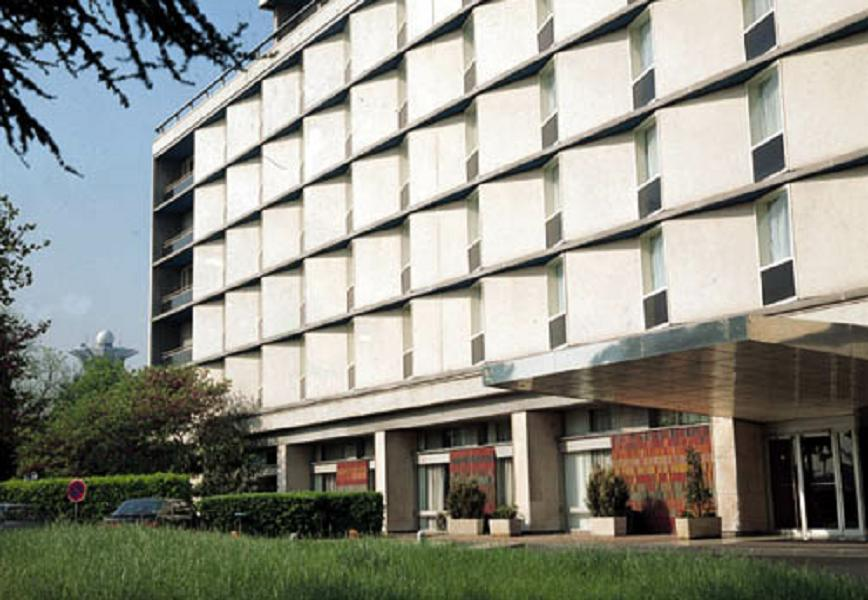
#> input picture hw3/img.jpg, 868 x 600 px
$ python 2.py   (older library calls are emulated)
#> lines starting #> are read from the running program, lines starting #| are printed output that depends on the picture
import numpy as np
import cv2
import matplotlib.pyplot as plt

img = cv2.imread("img.jpg", 0)
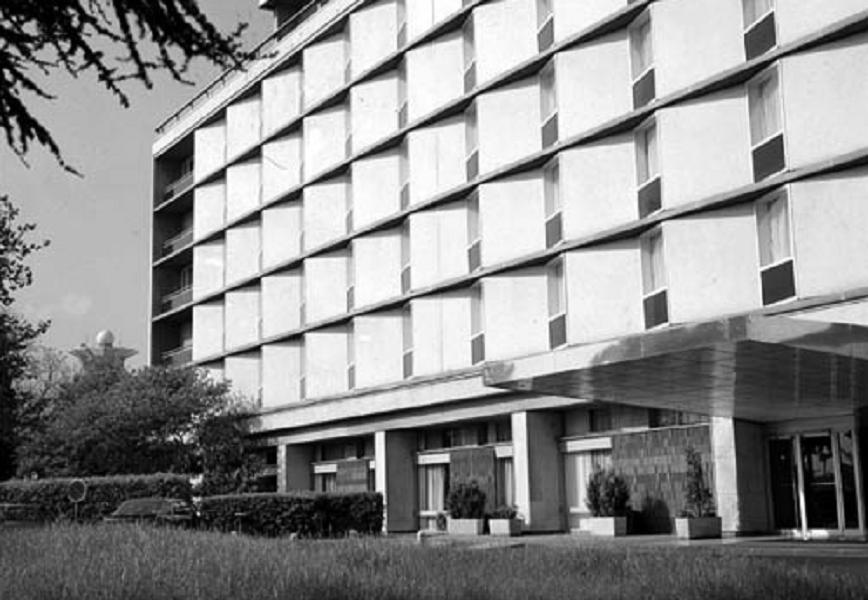
#> img: shape (600, 868); min 0, max 255, mean 142.3
b = cv2.GaussianBlur(img, (5, 5), 1.4).astype(float)
u = cv2.Sobel(b, cv2.CV_64F, 1, 0)
v = cv2.Sobel(b, cv2.CV_64F, 0, 1)
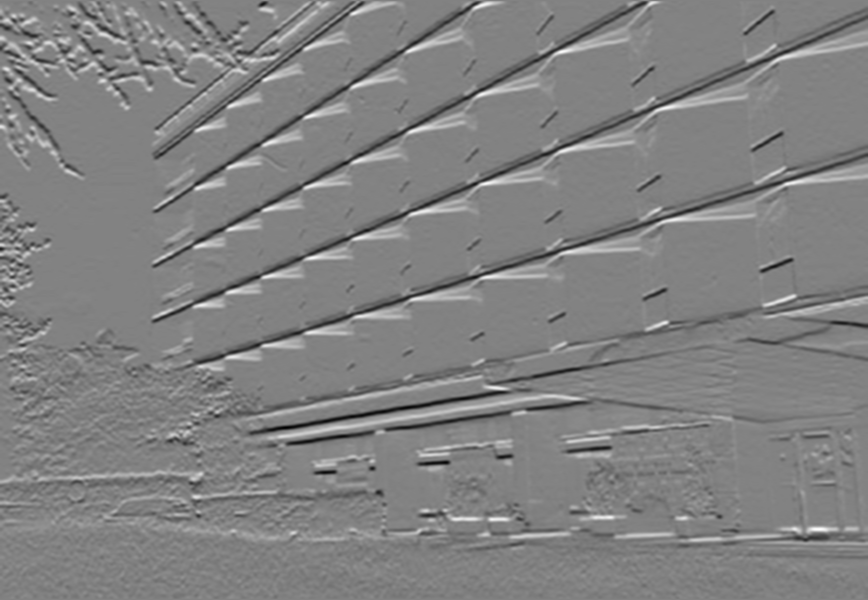
#> v: shape (600, 868) float64; min -464, max 446, mean -1.3; drawn with min black and max white
g = np.hypot(u, v)
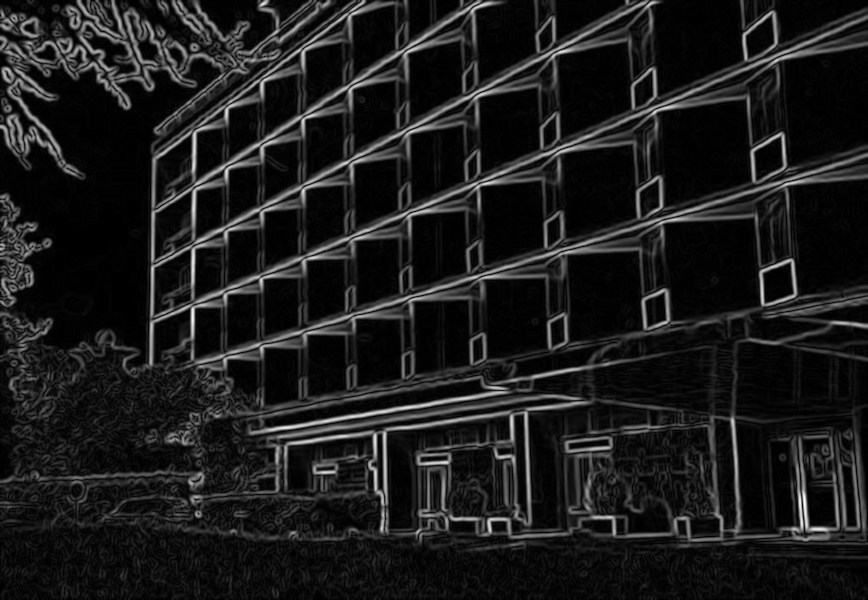
#> g: shape (600, 868) float64; min 0, max 497.9, mean 55.3; drawn with min black and max white
d = np.rad2deg(np.arctan2(v, u)) % 180
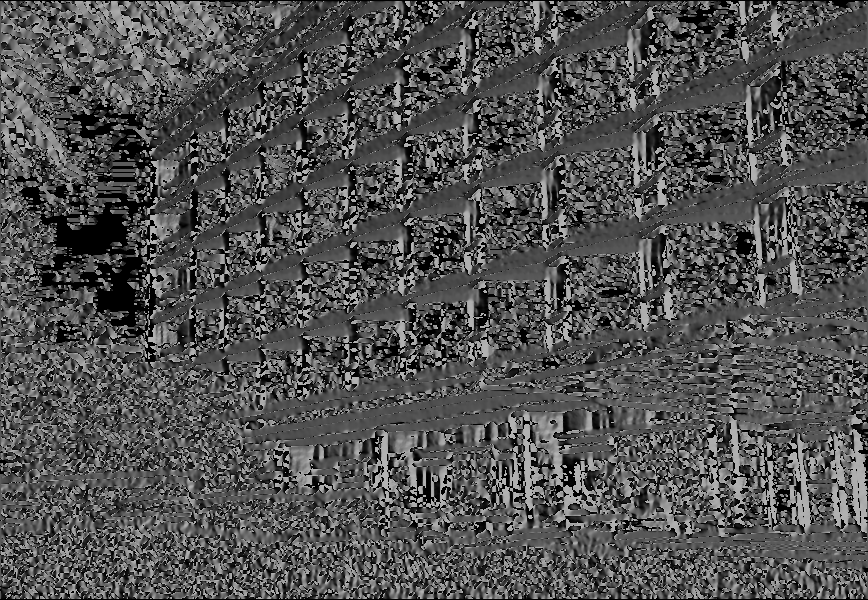
#> d: shape (600, 868) float64; min 0, max 179.9, mean 81.4

h, w = g.shape
#> h = 600; w = 868
n = np.zeros((h, w))
for i in range(1, h - 1):
    for j in range(1, w - 1):
        a = d[i, j]
        if a < 22.5 or a >= 157.5:
            p, q = g[i, j - 1], g[i, j + 1]
        elif a < 67.5:
            p, q = g[i - 1, j - 1], g[i + 1, j + 1]
        elif a < 112.5:
            p, q = g[i - 1, j], g[i + 1, j]
        else:
            p, q = g[i - 1, j + 1], g[i + 1, j - 1]
        if g[i, j] >= p and g[i, j] >= q:
            n[i, j] = g[i, j]
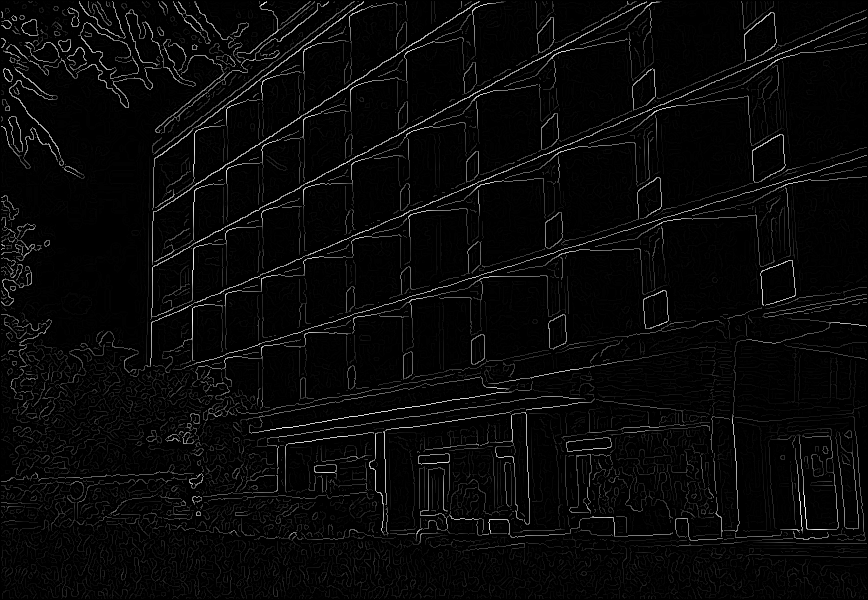
#> n: shape (600, 868) float64; min 0, max 497.9, mean 16.6; drawn with min black and max white

low, high = 50, 150
e = np.zeros((h, w), np.uint8)
e[n >= high] = 255
s = list(zip(*np.where(n >= high)))
#> s = 20505 items
while s:
    i, j = s.pop()
    for y in range(i - 1, i + 2):
        for x in range(j - 1, j + 2):
            if 0 <= y < h and 0 <= x < w and e[y, x] == 0 and n[y, x] >= low:
                e[y, x] = 255
                s.append((y, x))
#> this loop made 29815 passes
#> (i, j) on passes 1 to 3: (545, 688), (545, 689), (545, 690)
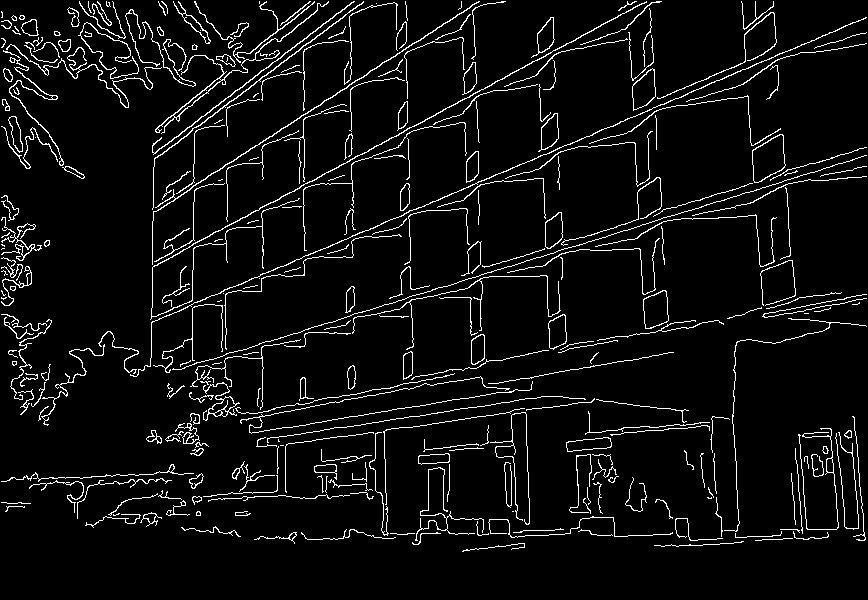
#> e: shape (600, 868); 5.7% white in thin lines or dots
#> after the loop, s = []

figure, axes = plt.subplots(1, 3, figsize=(18, 5))
axes[0].imshow(img, cmap="gray")
axes[0].set_title("original")
axes[1].imshow(e, cmap="gray")
axes[1].set_title("mine")
axes[2].imshow(cv2.Canny(img, low, high), cmap="gray")
axes[2].set_title("opencv")
plt.tight_layout()
plt.savefig("2.png")
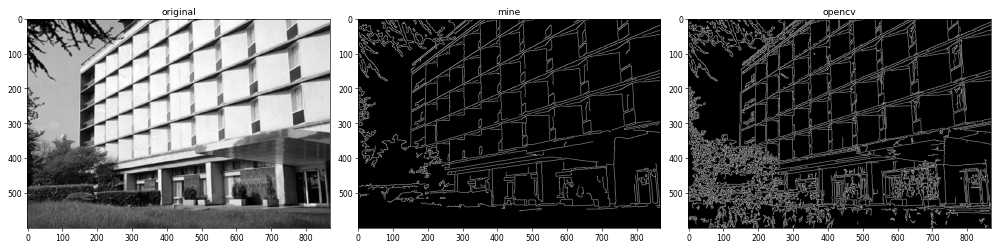
#> figure drawn by matplotlib, 3 panels
plt.show()
